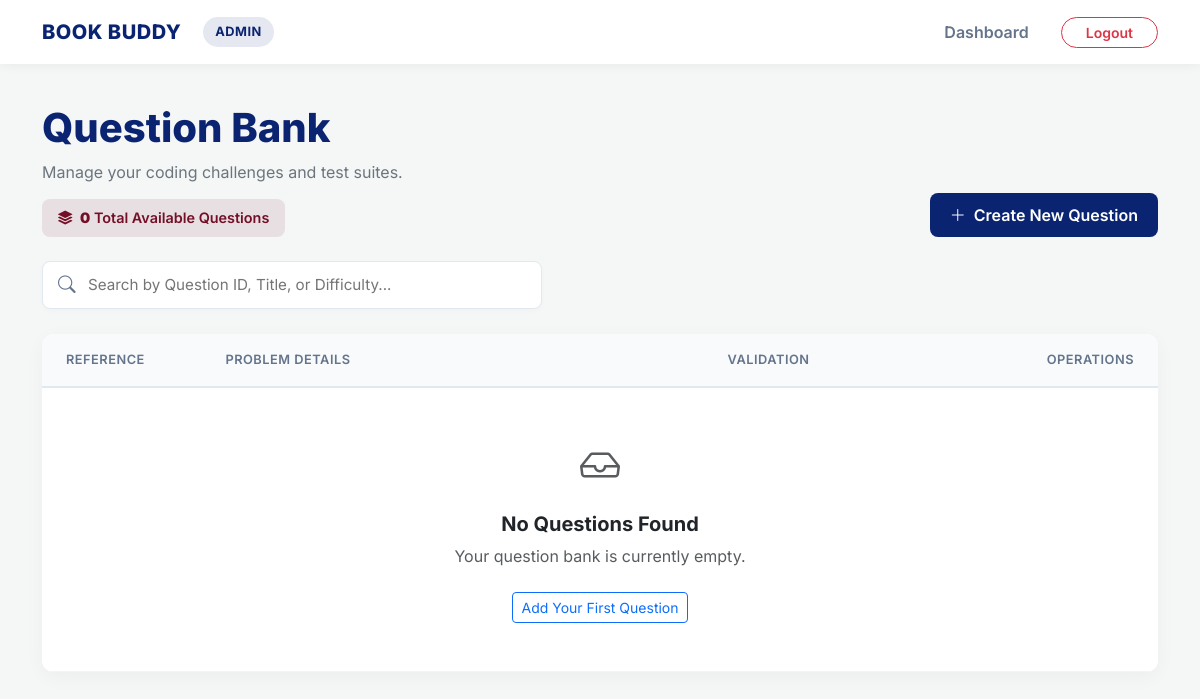
Page /show_all_questions on the earlier database version.
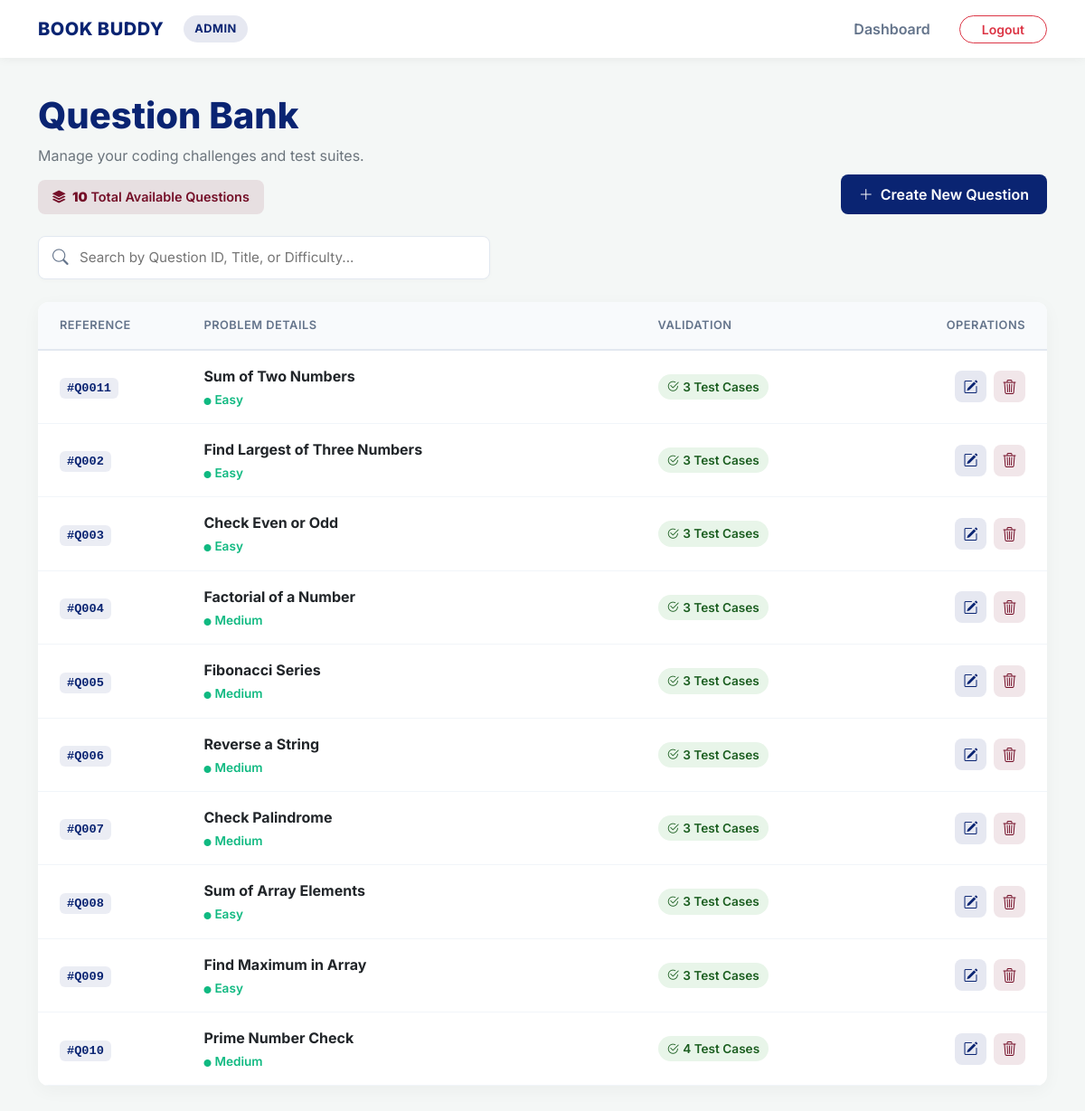
Same page on the later database version.
### app.py (models this page shows)
class Question(db.Model):
    id = db.Column(db.Integer, primary_key=True)
    question_id = db.Column(db.String(20))
    title = db.Column(db.String(200))
    description = db.Column(db.Text)
    input_format = db.Column(db.Text)
    output_format = db.Column(db.Text)
    constraints = db.Column(db.Text)
    explanation = db.Column(db.Text)
    difficulty = db.Column(db.String(20))
    test_cases = db.relationship('TestCase', backref='question', lazy=True, cascade='all, delete-orphan')

### app.py (the view)
@app.route('/show_all_questions', methods=['GET','POST'])
def every_question():
    questions = Question.query.all()
    return render_template('total_question.html', questions=questions)

### app.py (called while the page is built)
def ist_now():
    return datetime.now(IST_TZ).replace(tzinfo=None)

@app.context_processor
def inject_now():
    return {'now': ist_now()}

### templates/total_question.html (shortened to what this page needs)
<!DOCTYPE html>
<html lang="en">
<head>
    <link href="https://cdn.jsdelivr.net/npm/bootstrap@5.3.0/dist/css/bootstrap.min.css" rel="stylesheet">
    <link rel="stylesheet" href="https://cdn.jsdelivr.net/npm/bootstrap-icons@1.11.1/font/bootstrap-icons.css">
</head>
<body>
    <nav class="navbar navbar-expand-lg sticky-top">
        <div class="container">
            <a class="brand-wrapper" href="{{ url_for('admin_panel') }}">
                <h2 class="brand-name">BOOK BUDDY</h2>
                <span class="admin-badge d-none d-sm-inline-block">ADMIN</span>
            </a>
            <div class="collapse navbar-collapse" id="adminNav">
                <ul class="navbar-nav ms-auto align-items-center mt-3 mt-lg-0">
                    <li class="nav-item">
                        <a class="nav-link px-3" href="{{ url_for('admin_panel') }}">Dashboard</a>
                    </li>
                    <li class="nav-item ms-lg-3 mt-2 mt-lg-0">
                        <a href="/logout" class="btn btn-outline-danger btn-sm px-4 rounded-pill fw-semibold w-100">Logout</a>
                    </li>
                </ul>
            </div>
        </div>
    </nav>
    <main class="container">
        <header class="page-header row mb-4 align-items-end">
            <div class="col-md-6 mb-3 mb-md-0">
                <h1 class="display-6 mb-2">Question Bank</h1>
                <p class="text-secondary mb-0">Manage your coding challenges and test suites.</p>
                <div class="stats-badge">
                    <i class="bi bi-stack me-1"></i>
                    <strong>{{ questions|list|length }}</strong> Total Available Questions
                </div>
            </div>
            <div class="col-md-6 text-md-end">
                <a href="/new_question" class="btn btn-custom-navy">
                    <i class="bi bi-plus-lg me-2"></i>Create New Question
                </a>
            </div>
        </header>
        <div class="search-wrapper">
            <i class="bi bi-search"></i>
            <input type="text" id="QuestionSearch" placeholder="Search by Question ID, Title, or Difficulty..." onkeyup="filterTable()">
        </div>
        <div class="card table-card">
            <div class="table-responsive">
                <table id="question_list" class="table align-middle mb-0">
                    <thead>
                        <tr>
                            <th class="ps-4" style="width: 15%;">Reference</th>
                            <th style="width: 45%;">Problem Details</th>
                            <th style="width: 20%;">Validation</th>
                            <th class="text-end pe-4" style="width: 20%;">Operations</th>
                        </tr>
                    </thead>
                    <tbody>
                        {% for q in questions %}
                        <tr>
                            <td class="ps-4">
                                <span class="ref-tag">#{{ q.question_id }}</span>
                            </td>
                            <td>
                                <div class="fw-bold text-dark fs-6 mb-1">{{ q.title }}</div>
                                <div class="diff-easy">
                                    <i class="bi bi-circle-fill me-1" style="font-size: 0.5rem;"></i>{{ q.difficulty|default('Easy') }}
                                </div>
                            </td>
                            <td>
                                <div class="test-count">
                                    <i class="bi bi-check2-circle me-1"></i>
                                    {{ q.test_cases|length }} Test Cases
                                </div>
                            </td>
                            <td class="text-end pe-4">
                                <div class="action-group">
                                    <a href="/admin/update/{{ q.id }}" class="btn-icon btn-edit-lite" title="Edit Question">
                                        <i class="bi bi-pencil-square"></i>
                                    </a>
                                    <a href="/admin/delete_question/{{ q.id }}"
                                       class="btn-icon btn-delete-lite"
                                       onclick="return confirmDelete(event, this.href);"
                                       title="Delete Question">
                                        <i class="bi bi-trash3"></i>
                                    </a>
                                </div>
                            </td>
                        </tr>
                        {% else %}
                        <tr>
                            <td colspan="4" class="text-center py-5">
                                <i class="bi bi-inbox fs-1 text-muted mb-3 d-block"></i>
                                <h5 class="fw-bold text-dark">No Questions Found</h5>
                                <p class="text-muted">Your question bank is currently empty.</p>
                                <a href="/new_question" class="btn btn-outline-primary btn-sm mt-2">Add Your First Question</a>
                            </td>
                        </tr>
                        {% endfor %}
                    </tbody>
                </table>
            </div>
        </div>
    </main>
</body>
</html>

### templates/total_question.html (style rules this page uses)
:root { --brand-navy: #0A2472; --brand-crimson: #740f28; --brand-white: #ffffff; --bg-light: #f4f7f6; --text-main: #334155; --text-muted: #64748b; --border-color: #e2e8f0; }
body { font-family: 'Inter', sans-serif; background-color: var(--bg-light); color: var(--text-main); padding-bottom: 50px; }
.navbar { background-color: var(--brand-white); box-shadow: 0 2px 10px rgba(0, 0, 0, 0.05); padding: 12px 0; margin-bottom: 40px; }
.brand-wrapper { display: flex; align-items: center; gap: 12px; text-decoration: none; }
.brand-name { margin: 0; font-size: 1.25rem; font-weight: 800; color: var(--brand-navy); letter-spacing: 0.5px; }
.admin-badge { background-color: rgba(10, 36, 114, 0.1); color: var(--brand-navy); font-weight: 700; padding: 5px 12px; border-radius: 20px; font-size: 0.8rem; letter-spacing: 0.5px; margin-left: 10px; }
.nav-link { color: var(--text-muted); font-weight: 600; transition: color 0.2s; }
.page-header h1 { color: var(--brand-navy); font-weight: 800; }
.stats-badge { display: inline-block; background-color: rgba(116, 15, 40, 0.1); color: var(--brand-crimson); padding: 8px 16px; border-radius: 8px; font-size: 0.9rem; font-weight: 600; margin-top: 15px; }
.btn-custom-navy { background-color: var(--brand-navy); color: var(--brand-white); border: none; font-weight: 600; padding: 10px 20px; border-radius: 8px; transition: all 0.3s; display: inline-flex; align-items: center; }
.search-wrapper { position: relative; margin-bottom: 25px; max-width: 500px; }
.search-wrapper i { position: absolute; left: 16px; top: 50%; transform: translateY(-50%); color: var(--text-muted); font-size: 1.1rem; }
.search-wrapper input { width: 100%; padding: 12px 16px 12px 45px; border-radius: 8px; border: 1px solid var(--border-color); font-size: 0.95rem; transition: all 0.2s; box-shadow: 0 2px 5px rgba(0,0,0,0.02); }
.table-card { background: var(--brand-white); border-radius: 12px; border: none; box-shadow: 0 5px 20px rgba(0, 0, 0, 0.04); overflow: hidden; }
.table { margin-bottom: 0; }
.table th { background-color: #f8fafc; color: var(--text-muted); font-weight: 600; text-transform: uppercase; font-size: 0.8rem; letter-spacing: 0.5px; padding: 16px; border-bottom: 2px solid var(--border-color); }
.table td { padding: 16px; vertical-align: middle; border-bottom: 1px solid #f1f5f9; }
.ref-tag { background-color: rgba(10, 36, 114, 0.08); color: var(--brand-navy); font-family: Consolas, monospace; padding: 4px 8px; border-radius: 6px; font-weight: 600; font-size: 0.85rem; }
.test-count { display: inline-flex; align-items: center; background-color: #e8f5e9; color: #1b5e20; padding: 4px 10px; border-radius: 20px; font-size: 0.85rem; font-weight: 600; }
.action-group { display: flex; gap: 8px; justify-content: flex-end; }
.btn-icon { display: inline-flex; align-items: center; justify-content: center; width: 35px; height: 35px; border-radius: 8px; text-decoration: none; transition: all 0.2s; }
.btn-edit-lite { background-color: rgba(10, 36, 114, 0.1); color: var(--brand-navy); }
.btn-delete-lite { background-color: rgba(116, 15, 40, 0.1); color: var(--brand-crimson); }
.diff-easy { color: #10b981; font-weight: 600; font-size: 0.85rem; }

Differences in the rows shown:
added Question: question_id "Q0011", title "Sum of Two Numbers", difficulty "Easy", test_cases|length "3"
added Question: question_id "Q002", title "Find Largest of Three Numbers", difficulty "Easy", test_cases|length "3"
added Question: question_id "Q003", title "Check Even or Odd", difficulty "Easy", test_cases|length "3"
added Question: question_id "Q004", title "Factorial of a Number", difficulty "Medium", test_cases|length "3"
added Question: question_id "Q005", title "Fibonacci Series", difficulty "Medium", test_cases|length "3"
added Question: question_id "Q006", title "Reverse a String", difficulty "Medium", test_cases|length "3"
added Question: question_id "Q007", title "Check Palindrome", difficulty "Medium", test_cases|length "3"
added Question: question_id "Q008", title "Sum of Array Elements", difficulty "Easy", test_cases|length "3"
added Question: question_id "Q009", title "Find Maximum in Array", difficulty "Easy", test_cases|length "3"
added Question: question_id "Q010", title "Prime Number Check", difficulty "Medium", test_cases|length "4"
Other differences:
{{ questions|list|length }}: "0" → "10"
text no longer shown: "No Questions Found Your question bank is currently empty. Add Your First Question"
